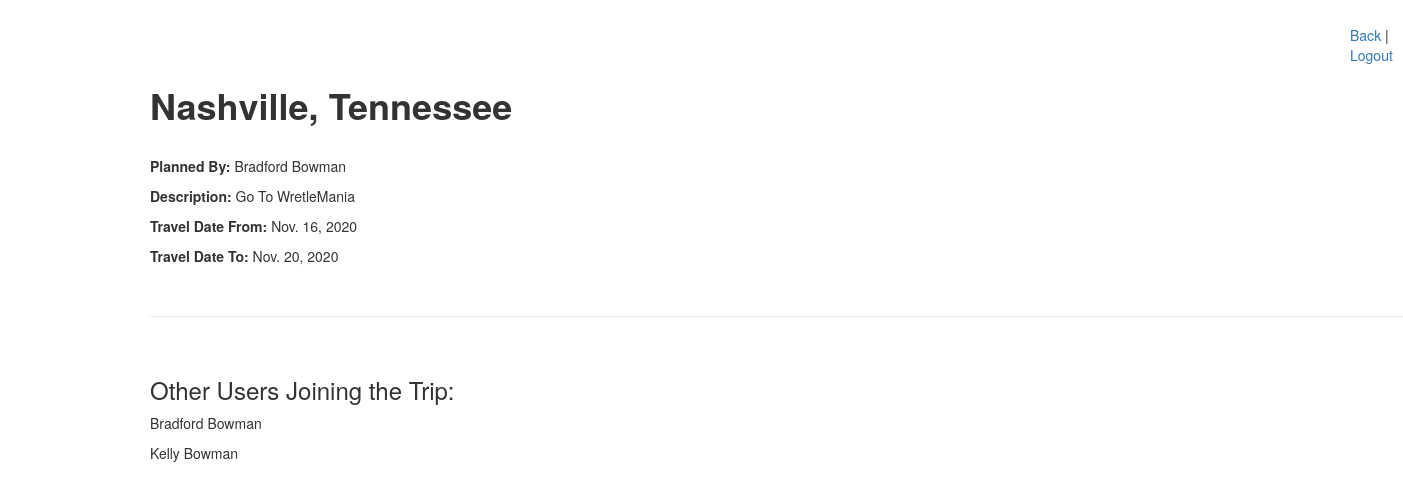
The page /item/29 on the database its author committed.
### loginApp/models.py (models this page shows)
class Item(models.Model):
    item = models.CharField(max_length=255)
    added_by = models.ForeignKey(User, related_name = 'items_created', on_delete = models.CASCADE)
    wishlist = models.ManyToManyField(User, related_name = 'fav_items')
    start_date = models.DateField(null=True)
    release_date = models.DateField()
    plan = models.CharField(max_length=255, null= True)
    created_at = models.DateTimeField(auto_now_add=True)
    updated_at = models.DateTimeField(auto_now=True)
    objects = ItemManager()

class User(models.Model):
    first_name = models.CharField(max_length=255)
    last_name = models.CharField(max_length=255)
    email_address = models.CharField(max_length=255)
    password = models.CharField(max_length=255)
    created_at = models.DateTimeField(auto_now_add=True)
    updated_at = models.DateTimeField(auto_now=True)
    objects = UserManager()

### loginApp/views.py (the view)
# urls.py: path('item/<int:itemId>', views.itemInfo),
def itemInfo(request, itemId):
    anItem = Item.objects.get(id=itemId)
    context = {
        'anItem': anItem,
        'aUser': anItem.added_by.first_name,
        'lname': anItem.added_by.last_name
    }
    return render(request, 'itemInfo.html', context)

### loginApp/templates/itemInfo.html (shortened to what this page needs)
<!DOCTYPE html>
<html lang="en">
<head>
    <link rel="stylesheet" href="https://maxcdn.bootstrapcdn.com/bootstrap/3.4.1/css/bootstrap.min.css">
</head>
<body>
    <p style="padding-left: 1200px; padding-top: 25px;"><a href="/success">Back</a> | <a href="/logout">Logout</a></p>
    <h1><b>{{anItem.item}}</b></h1>
    <br>
    <p><b>Planned By:</b> {{aUser}} {{lname}}</p>
    <p><b>Description:</b> {{anItem.plan}}</p>
    <p><b>Travel Date From:</b> {{anItem.start_date}}</p>
    <p><b>Travel Date To:</b> {{anItem.release_date}}</p>
    <br>
    <hr>
    <br>
    <h3>Other Users Joining the Trip:</h3>
    {% for userObj in anItem.wishlist.all %}
    <p>{{userObj.first_name}} {{userObj.last_name}}</p>
    {% endfor %}
</body>
</html>

### loginApp/templates/itemInfo.html (style rules this page uses)
body { padding-left: 150px; }

### rows shown on the page
Item: item "Nashville, Tennessee", plan "Go To WretleMania", start_date "Nov. 16, 2020", release_date "Nov. 20, 2020"
User: first_name "Bradford", last_name "Bowman"
User: first_name "Kelly", last_name "Bowman"
